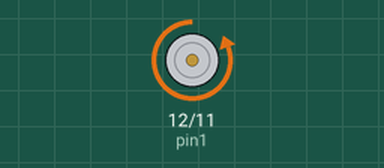
This program was run on a simulated ESP32 board running MicroPython. Shown: motor-driver pin pairs drawn as motors (green arrow = first pin HIGH = forward, orange = second pin HIGH = backward, longer = more drive, scaled by the enable pin). At 40.0 s the program stops and its outputs stay as they are.

Above: at 0.1 s.
At 20.1 s:
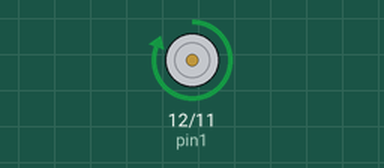
At 40.1 s:
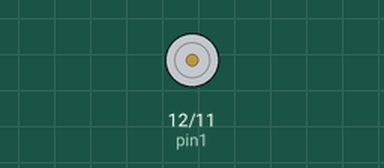
Timing chart, 0 to 41.5 s (numbered marks = the images above):
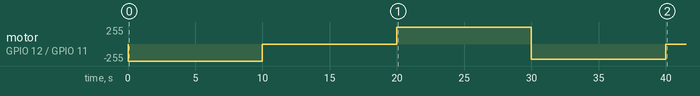

The program:

dcmotor_test.py
```python
from dcmotor import DCMotor
from machine import Pin, PWM
from time import sleep

frequency = 500
pin1 = Pin(12, Pin.OUT)
pin2 = Pin(11, Pin.OUT)
enable = PWM(Pin(10))
enable.freq(frequency)
# dc_motor = DCMotor(pin1, pin2, enable)
dc_motor = DCMotor(pin1, pin2, enable, 50000, 65535)
dc_motor.forward(100)
sleep(10)
dc_motor.stop()
sleep(10)
dc_motor.backwards(100)
sleep(10)
dc_motor.forward(60)
sleep(10)
dc_motor.stop()
```

dcmotor.py
```python
class DCMotor:
    def __init__(self, pin1, pin2, enable_pin, min_duty=750, max_duty=1023):
        self.pin1 = pin1
        self.pin2 = pin2
        self.enable_pin = enable_pin
        self.min_duty = min_duty
        self.max_duty = max_duty

    def forward(self, speed):
        self.speed = speed
        self.enable_pin.duty_u16(self.duty_cycle(self.speed))
        self.pin1.value(0)
        self.pin2.value(1)

    def backwards(self, speed):
        self.speed = speed
        self.enable_pin.duty_u16(self.duty_cycle(self.speed))
        self.pin1.value(1)
        self.pin2.value(0)

    def stop(self):
        self.enable_pin.duty_u16(0)
        self.pin1.value(0)
        self.pin2.value(0)

    def duty_cycle(self, speed):
        if self.speed <= 0 or self.speed > 100:
            duty_cycle = 0
        else:
            duty_cycle = int(self.min_duty + (self.max_duty - self.min_duty) * ((self.speed - 1) / (100 - 1)))
            return duty_cycle
```

Measured:
- by itself, motor on GPIO 12 (pin1) / GPIO 11 (pin2): stopped → backward 255/255 at 0.00 s, → stopped 10.0 s later, → forward 255/255 10.0 s later, → backward 231/255 10.0 s later, … (5 changes in this stretch)
